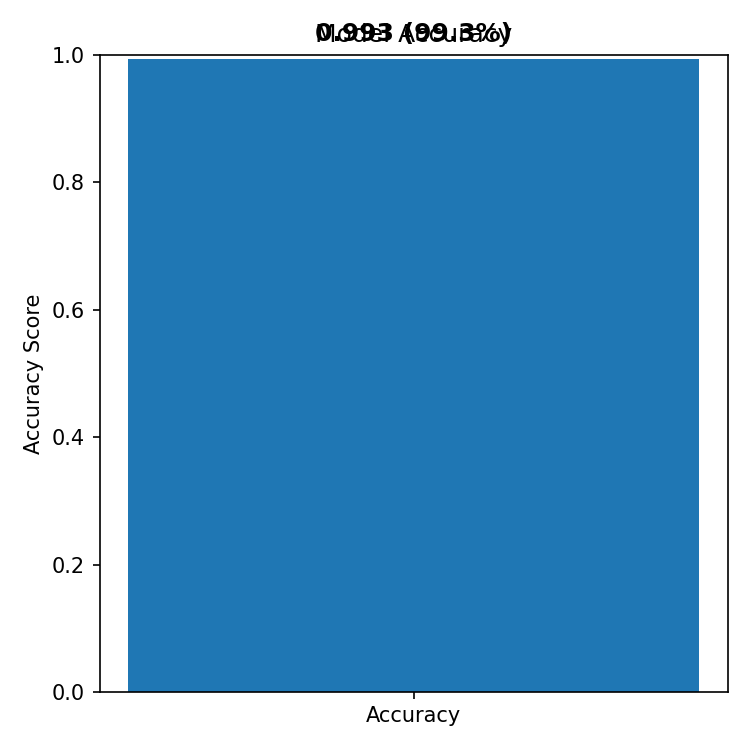

Source code (Python):
import pandas as pd
import matplotlib.pyplot as plt
from sklearn.model_selection import train_test_split
from sklearn.ensemble import RandomForestClassifier
from sklearn.metrics import accuracy_score
import os

# --- Load dataset (adjust path if needed) ---
csv_path = "Crop_recommendation.csv"   # if you run from project root this is fine
save_path = "accuracy_graph.png"       # will be saved into project folder

data = pd.read_csv(csv_path)

X = data[['N','P','K','temperature','humidity','ph','rainfall']]
y = data['label']

# Train-test split
X_train, X_test, y_train, y_test = train_test_split(X, y, test_size=0.2, random_state=42)

# Train model
model = RandomForestClassifier(n_estimators=100, random_state=42)
model.fit(X_train, y_train)

# Accuracy
y_pred = model.predict(X_test)
accuracy = accuracy_score(y_test, y_pred)

# Format for printing and annotation
acc_percent = accuracy * 100
acc_text = f"{accuracy:.3f} ({acc_percent:.1f}%)"

# Plot with annotation
plt.figure(figsize=(5,5))
bars = plt.bar(['Accuracy'], [accuracy])
plt.ylim(0,1)
plt.title('Model Accuracy')
plt.ylabel('Accuracy Score')

# put a text label above the bar
bar = bars[0]
height = bar.get_height()
plt.text(
    bar.get_x() + bar.get_width()/2,
    height + 0.02,            # small offset above the bar
    acc_text,
    ha='center',
    va='bottom',
    fontsize=12,
    fontweight='bold'
)

# Save and show
plt.tight_layout()
plt.savefig(save_path, dpi=150)
plt.show()

# Print to terminal so you definitely see it
print("Model Accuracy:", acc_text)
print("Saved plot to:", os.path.abspath(save_path))
